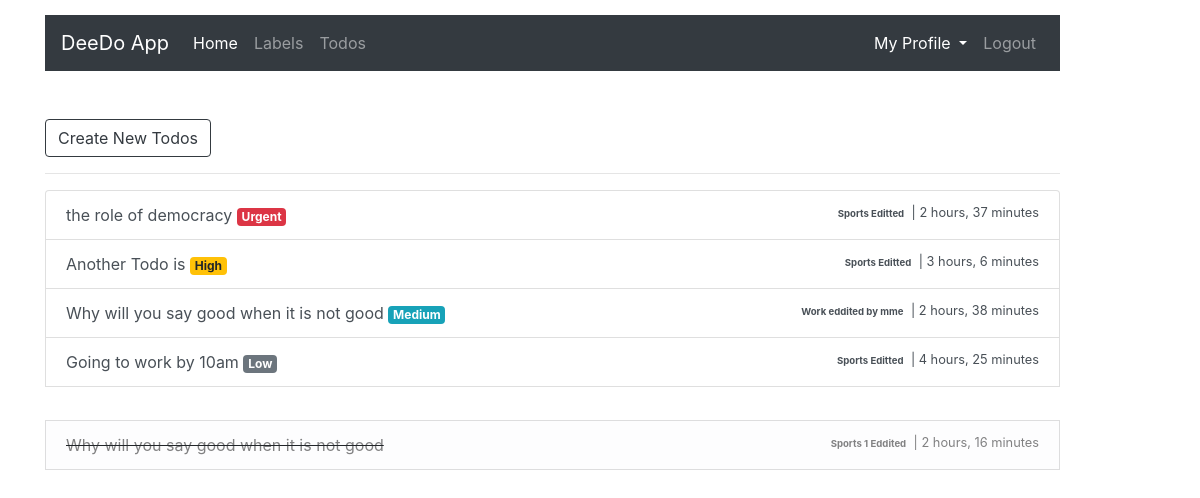
Screenshot of / (signed in) with the database file from the repository.
### todos/models.py (models this page shows, shortened)
class Todo(models.Model):
    title = models.CharField(max_length=100)
    description = models.TextField()
    label = models.ForeignKey(Label, on_delete=models.CASCADE)
    created_on = models.DateTimeField(auto_now_add=True)
    updated_on = models.DateTimeField(auto_now=True)
    status = models.BooleanField(default=False)
    owner = models.ForeignKey(User, on_delete=models.CASCADE, default=1)
    todo_priority = models.ForeignKey(TodoLevel, on_delete=models.CASCADE, default=1)

class TodoLevel(models.Model):
    title = models.CharField(max_length=20)
    created_on = models.DateTimeField(auto_now_add=True)
    updated_on = models.DateTimeField(auto_now=True)
    def __str__(self):
        return self.title

class Label(models.Model):
    title = models.CharField(max_length=100)
    created_on = models.DateTimeField(auto_now_add=True)
    updated_on = models.DateTimeField(auto_now=True)
    status = models.BooleanField(default=1)
    owner = models.ForeignKey(User, on_delete=models.CASCADE, default=1)
    def __str__(self):
        return self.title

### todos/views.py (the view)
# urls.py: path('', TodoListView.as_view(), name='todos-list'),
class TodoListView(LoginRequiredMixin,ListView):
    model = Todo
    def get_queryset(self):
        return Todo.objects.filter(owner=self.request.user).order_by('-todo_priority')

### templates/todos/todo_list.html (shortened to what this page needs)
{% extends 'base.html' %}
{% block contents %}
<div class="mt-5">
        <a href="{% url 'todos-add' %}" class="btn btn-outline-dark">
             Create New Todos
        </a>
        <hr/>
</div>
    {% if object_list %}
            <ul class="list-group checked-list-box">
                {% for todo in object_list %}
                    {% if todo.status == False %}
                        <a href="{% url 'todos-detail' todo.id %}" class="list-group-item list-group-item-action">
                            {{todo.title}}
                            {% if todo.todo_priority.id == 4 %}
                                <span class="badge badge-danger">{{todo.todo_priority}}</span>
                            {% elif todo.todo_priority.id == 3 %}
                                <span class="badge badge-warning">{{todo.todo_priority}}</span>
                            {% elif todo.todo_priority.id == 2 %}
                                <span class="badge badge-info">{{todo.todo_priority}}</span>
                            {% else %}
                                <span class="badge badge-secondary">{{todo.todo_priority}}</span>
                            {% endif %}
                                <small class="float-right">
                                <span class="badge badge-default"> {{todo.label}} </span>
                                <span>| {{todo.updated_on|timesince}}
                                </small>
                        </a>
                    {% endif %}
                {% endfor %}
                <div>
                {% for todo in object_list %}
                    {% if todo.status %}
                        <strike class="">
                                <a href="{% url 'todos-detail' todo.id %}" class="list-group-item list-group-item-action list-group-item-light">
                                    {{todo.title}}
                                        <small class="float-right"><span class="badge badge-default"> {{todo.label}} </span> <span>| {{todo.updated_on|timesince}}</small>
                                </a>
                        </strike>
                    {% endif %}
                {% endfor %}
                </div>
            </ul>
    {% else %}
        <h5>
            No <b>Todolist</b> Added Yet....
            <a href="{% url 'todos-add' %}"> Click me to Add </a>
            New Label to get Started
        </h5>
    {% endif %}
{% endblock contents %}

### templates/base.html (shortened to what this page needs)
{% load static %}
<link href="https://stackpath.bootstrapcdn.com/bootstrap/4.5.0/css/bootstrap.min.css" rel="stylesheet">
<link rel="stylesheet" href="https://use.fontawesome.com/releases/v5.7.0/css/all.css">
<link rel="stylesheet" href="{% static 'css/todos.html' %}" />
<div class="container" style="margin-top:15px;">
	<div class="row">
        <div class="col-lg-11">
            {% include 'nav.html' %}
            <div class="well" style="max-height: 800px; overflow: auto;">
                {% block contents %}
                {% endblock contents %}
            </div>
        </div>
	</div>
</div>

### templates/nav.html (shortened to what this page needs)
<nav class="navbar navbar-expand-lg navbar-dark bg-dark">
  <a class="navbar-brand" href="{% url 'todos-list' %}">DeeDo App</a>
  <div class="collapse navbar-collapse" id="navbarSupportedContent">
    {% if user.is_authenticated %}
          <ul class="navbar-nav mr-auto">
              <li class="nav-item active">
                <a class="nav-link" href="{% url 'todos-list' %}">Home <span class="sr-only">(current)</span></a>
              </li>
              <li class="nav-item"><a class="nav-link" href="{% url 'todos-label-list' %}">Labels</a></li>
              <li class="nav-item"><a class="nav-link" href="{% url 'todos-list' %}">Todos</a></li>
          </ul>
    {% else %}
        <ul class="navbar-nav mr-auto">
          <li class="nav-item"><a class="nav-link" href="{% url 'account-login' %}">Login</a></li>
          <li class="nav-item"><a class="nav-link" href="{% url 'account-register' %}">Register</a></li>
        </ul>
    {% endif %}
    {% if user.is_authenticated %}
      <ul class="navbar-nav my-2 my-lg-0">
          <li class="nav-item active dropdown">
            <a class="nav-link dropdown-toggle" href="#" id="navbarDropdown" role="button" data-toggle="dropdown" aria-haspopup="true" aria-expanded="false">
              My Profile
            </a>
          </li>
         <li class="nav-item ">
              <a class="nav-link" href="{% url 'account-logout' %}">Logout <span class="sr-only">(current)</span></a>
        </li>
    </ul>
    {% endif %}
  </div>
</nav>

### rows the page displays
Todo: title "the role of democracy", todo_priority "Urgent", label "Sports Editted", updated_on "2 hours, 37 minutes"
Todo: title "Another Todo is", todo_priority "High", label "Sports Editted", updated_on "3 hours, 6 minutes"
Todo: title "Why will you say good when it is not good", todo_priority "Medium", label "Work eddited by mme", updated_on "2 hours, 38 minutes"
Todo: title "Going to work by 10am", todo_priority "Low", label "Sports Editted", updated_on "4 hours, 25 minutes"
Todo: title "Why will you say good when it is not good", label "Sports 1 Eddited", updated_on "2 hours, 16 minutes"
